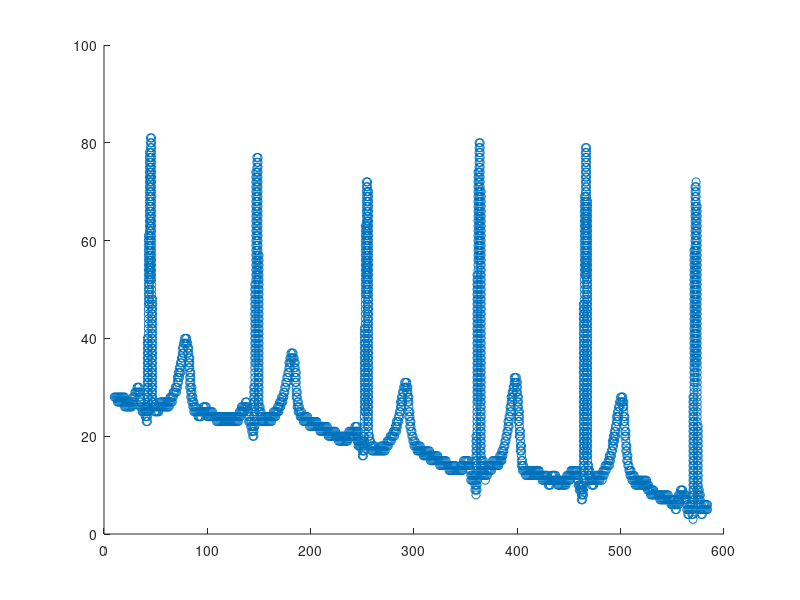
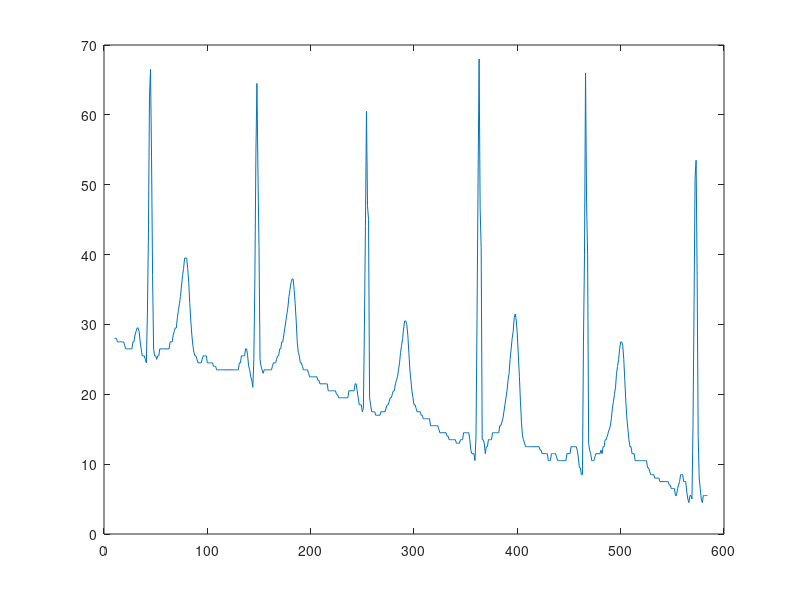
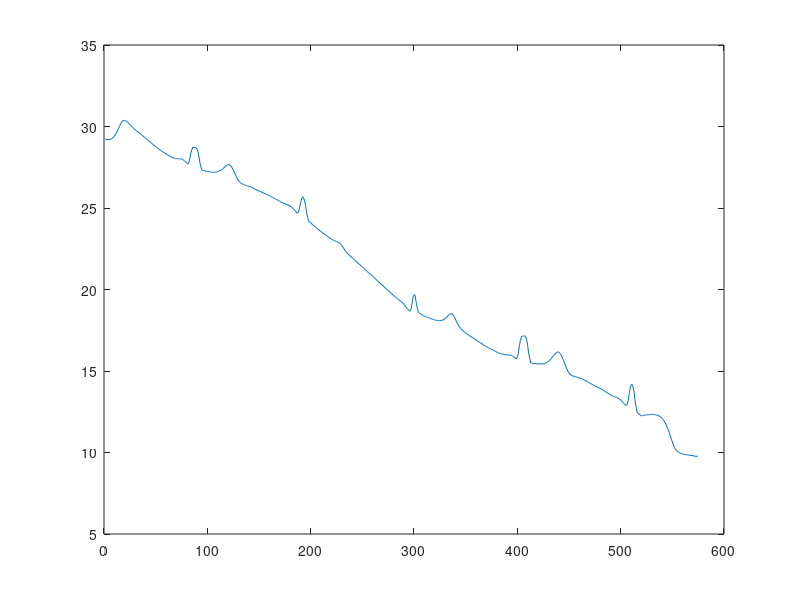
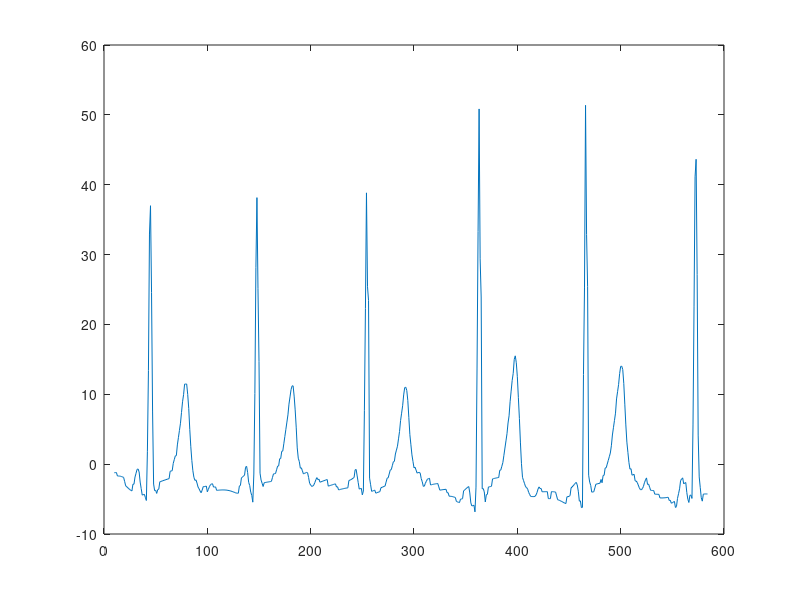

The MATLAB source for these figures, in order: (Note: this script raises an error after producing the figures.)
clear all
a = load('ecg_cords.txt');

sortrows(a,1)
[y,i] = unique(a(:,1));
figure
scatter(a(:,1),a(:,2))
j=1;
for i=min(a(:,1)):max(a(:,1))
    b(j,1)=i;
    b(j,2) = mean(a(find(a(:,1)==i),2));
    j++;
endfor

figure
plot(b(:,1),b(:,2))

close all
figure
plot(movmean(b(:,2),112))

figure
plot(b(:,1),b(:,2)-movmean(b(:,2),112))

c = b(:,2)-movmean(b(:,2),112);%corrected signal

b1*y-1 - b2*y-2 + x - x-2
%Entree
d(1) = c(1);
d(2) = 1.875*d(1) + c(2);
d(3) = 1.875*d(2) - 0.9219*d(1) + c(3) -c(1);

for n=3:length(c)
  d(n) = 1.875*d(n-1) - 0.9219*d(n-2) + c(n) -c(n-2);
endfor

figure
hold on
plot(c)
plot(d)

e(:,1)= 2*b(:,1)/max(b(:,1));
e(:,2)= d/max(d);
save("ecg_tompkins.txt","e")


f(:,1)= 2*b(:,1)/max(b(:,1));
f(:,2)= c/max(c)+0.2;
save("x_ecg_tompkins.txt","f")
